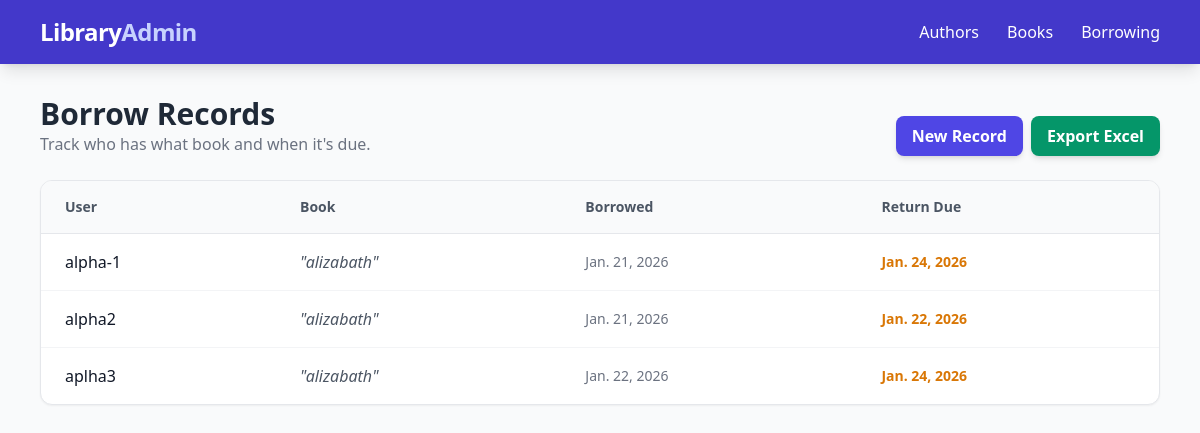
Screenshot of /borrow/ with the database file from the repository.
### library/models.py (models this page shows, shortened)
class BorrowRecord(models.Model):
    user_name = models.CharField(max_length=255)
    book = models.ForeignKey(Book, on_delete=models.CASCADE)
    borrow_date = models.DateField()
    return_date = models.DateField()

class Book(models.Model):
    title = models.CharField(max_length=255)
    genre = models.CharField(max_length=100)
    published_date = models.DateField()
    author = models.ForeignKey(Author, on_delete=models.CASCADE, related_name='books')

### library/views.py (the view)
# urls.py: path('borrow/', views.BorrowListView.as_view(), name='borrow-list'),
class BorrowListView(ListView):
    model = BorrowRecord
    template_name = 'library/borrow_list.html'
    context_object_name = 'records'
    paginate_by = 5

### library/templates/library/borrow_list.html (shortened to what this page needs)
{% extends 'library/base.html' %}
{% block content %}
<div class="flex justify-between items-end mb-6">
    <div>
        <h2 class="text-3xl font-bold text-gray-800">Borrow Records</h2>
        <p class="text-gray-500">Track who has what book and when it's due.</p>
    </div>
    <div class="flex gap-2">
        <a href="{% url 'borrow-add' %}" class="bg-indigo-600 hover:bg-indigo-700 text-white px-4 py-2 rounded-lg font-semibold shadow-md transition">New Record</a>
        <a href="{% url 'export-excel' %}" class="bg-emerald-600 hover:bg-emerald-700 text-white px-4 py-2 rounded-lg font-semibold shadow-md transition">Export Excel</a>
    </div>
</div>
<div class="bg-white rounded-xl shadow-sm border border-gray-200 overflow-hidden">
    <table class="w-full text-left border-collapse">
        <thead class="bg-gray-50 border-b border-gray-200">
            <tr>
                <th class="px-6 py-4 text-sm font-semibold text-gray-600">User</th>
                <th class="px-6 py-4 text-sm font-semibold text-gray-600">Book</th>
                <th class="px-6 py-4 text-sm font-semibold text-gray-600">Borrowed</th>
                <th class="px-6 py-4 text-sm font-semibold text-gray-600">Return Due</th>
            </tr>
        </thead>
        <tbody class="divide-y divide-gray-100">
            {% for record in records %}
            <tr class="hover:bg-indigo-50/30 transition">
                <td class="px-6 py-4 font-medium text-gray-900">{{ record.user_name }}</td>
                <td class="px-6 py-4 text-gray-600 italic">"{{ record.book.title }}"</td>
                <td class="px-6 py-4 text-gray-500 text-sm">{{ record.borrow_date }}</td>
                <td class="px-6 py-4 text-sm font-bold text-amber-600">{{ record.return_date }}</td>
            </tr>
            {% empty %}
            <tr><td colspan="4" class="px-6 py-12 text-center text-gray-400">No borrowing records found.</td></tr>
            {% endfor %}
        </tbody>
    </table>
</div>
{% endblock %}

### rows the page displays
BorrowRecord: user_name "alpha-1", book "alizabath", borrow_date "Jan. 21, 2026", return_date "Jan. 24, 2026"
BorrowRecord: user_name "alpha2", book "alizabath", borrow_date "Jan. 21, 2026", return_date "Jan. 22, 2026"
BorrowRecord: user_name "aplha3", book "alizabath", borrow_date "Jan. 22, 2026", return_date "Jan. 24, 2026"
